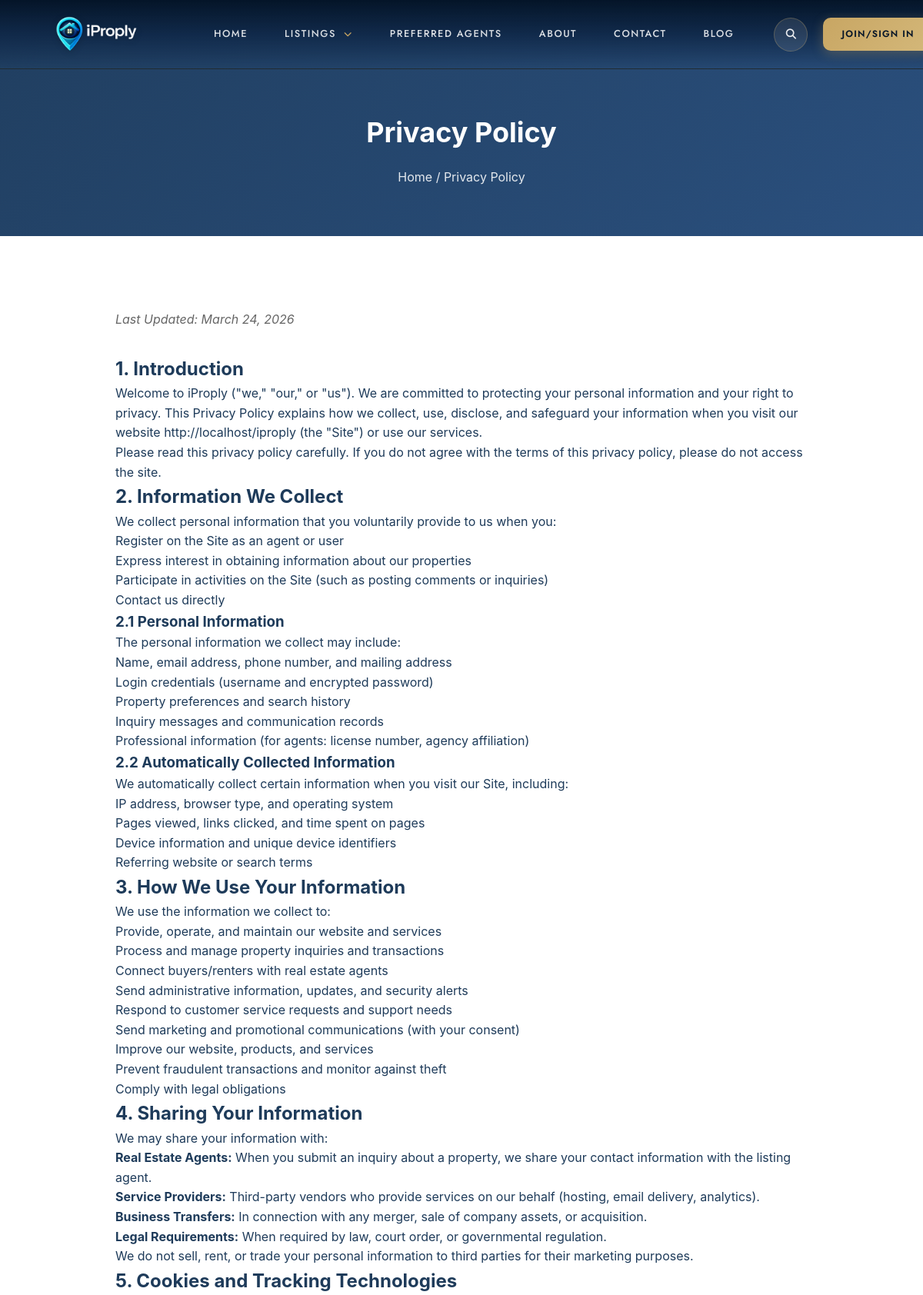
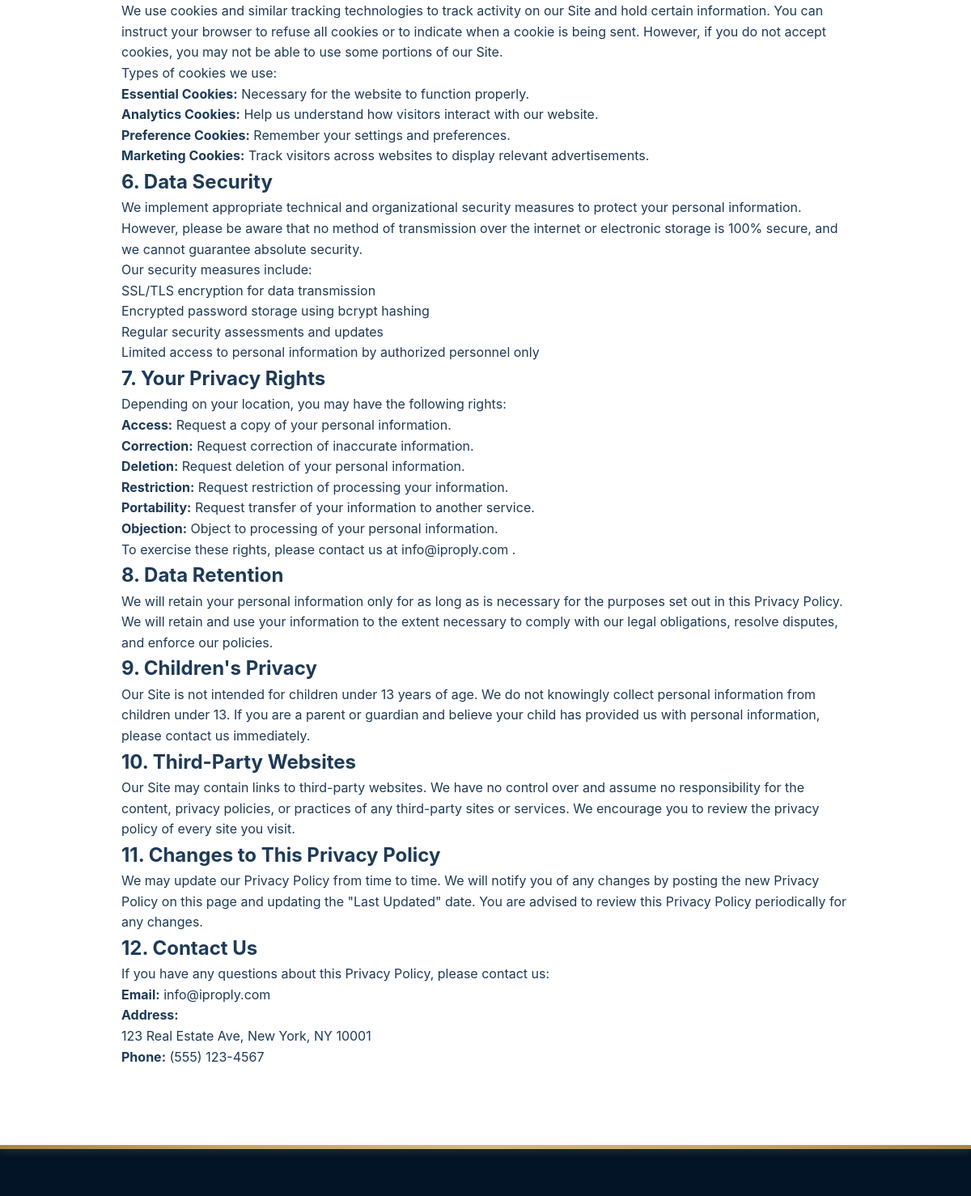
Page /privacy.php (upper part) on the committed database (2 pictures, top to bottom).
### tables this page shows
CREATE TABLE site_settings (
    id INT AUTO_INCREMENT PRIMARY KEY,
    site_name VARCHAR(255) NOT NULL DEFAULT 'iProply',
    site_tagline VARCHAR(500) DEFAULT 'Find Your Dream Home Today',
    site_email VARCHAR(255) DEFAULT 'info@iproply.com',
    site_phone VARCHAR(50) DEFAULT '(555) 123-4567',
    site_address TEXT,
    site_logo VARCHAR(255),
    smtp_host VARCHAR(255),
    smtp_port INT DEFAULT 587,
    smtp_username VARCHAR(255),
    smtp_password VARCHAR(255),
    smtp_encryption VARCHAR(20) DEFAULT 'tls',
    facebook_url VARCHAR(500),
    twitter_url VARCHAR(500),
    instagram_url VARCHAR(500),
    linkedin_url VARCHAR(500),
    meta_title VARCHAR(255),
    meta_description TEXT,
    meta_keywords TEXT,
    created_at TIMESTAMP DEFAULT CURRENT_TIMESTAMP,
    updated_at TIMESTAMP DEFAULT CURRENT_TIMESTAMP ON UPDATE CURRENT_TIMESTAMP
);

### config/config.php (called while the page is built, shortened)
<?php
function base_url($path = '') {
    return rtrim(APP_URL, '/') . '/' . ltrim($path, '/');
}
function sanitize($input) {
    return htmlspecialchars(trim($input ?? ''), ENT_QUOTES, 'UTF-8');
}

### includes/Database.php (called while the page is built, shortened)
<?php
class Database {
    private static $instance = null;
    private $pdo;
    private $stmt;
    private function __construct() {
        $dsn = "mysql:host=" . DB_HOST . ";dbname=" . DB_NAME . ";charset=" . DB_CHARSET;
        $options = [
            PDO::ATTR_ERRMODE => PDO::ERRMODE_EXCEPTION,
            PDO::ATTR_DEFAULT_FETCH_MODE => PDO::FETCH_ASSOC,
            PDO::ATTR_EMULATE_PREPARES => false,
            PDO::MYSQL_ATTR_INIT_COMMAND => "SET NAMES " . DB_CHARSET . " COLLATE utf8mb4_unicode_ci"
        ];
        try {
            $this->pdo = new PDO($dsn, DB_USER, DB_PASS, $options);
        } catch (PDOException $e) {
            $this->error = $e->getMessage();
            error_log("Database Connection Error: " . $this->error);
            if (APP_ENV === 'development') {
                die("Database Connection Error: " . $this->error);
            } else {
                die("A database error occurred. Please try again later.");
            }
        }
    }
    public static function getInstance() {
        if (self::$instance === null) {
            self::$instance = new self();
        }
        return self::$instance;
    }
    public function query($sql, $params = []) {
        $this->stmt = $this->pdo->prepare($sql);
        try {
            $this->stmt->execute($params);
            return $this;
        } catch (PDOException $e) {
            error_log("Query Error: " . $e->getMessage() . " | SQL: " . $sql);
            throw $e;
        }
    }
    public function fetchAll() {
        return $this->stmt->fetchAll();
    }
    public function select($table, $columns = '*', $where = '', $params = [], $orderBy = '', $limit = '') {
        $sql = "SELECT {$columns} FROM {$table}";
        if ($where) {
            $sql .= " WHERE {$where}";
        }
        if ($orderBy) {
            $sql .= " ORDER BY {$orderBy}";
        }
        if ($limit) {
            $sql .= " LIMIT {$limit}";
        }
        return $this->query($sql, $params)->fetchAll();
    }
    public function selectOne($table, $columns = '*', $where = '', $params = []) {
        $result = $this->select($table, $columns, $where, $params, '', 1);
        return $result ? $result[0] : null;
    }
}

### privacy.php (the view, shortened to what this page needs)
<?php
require_once 'config/config.php';
require_once 'includes/Database.php';
include 'partials/header.php';
?>
<section class="page-header">
    <div class="container">
        <h1>Privacy Policy</h1>
        <nav class="breadcrumb">
            <a href="<?php echo base_url(); ?>">Home</a>
            <span>/</span>
            <span>Privacy Policy</span>
        </nav>
    </div>
</section>
<section class="section">
    <div class="container">
        <div class="privacy-content" style="max-width: 900px; margin: 0 auto;">
            <p class="last-updated" style="color: var(--text-secondary); font-style: italic; margin-bottom: 2rem;">
                Last Updated: March 24, 2026
            </p>
            <div class="privacy-section">
                <h2>1. Introduction</h2>
                <p>
                    Welcome to <?php echo APP_NAME; ?> ("we," "our," or "us"). We are committed to protecting your personal information
                    and your right to privacy. This Privacy Policy explains how we collect, use, disclose, and safeguard your
                    information when you visit our website <?php echo APP_URL; ?> (the "Site") or use our services.
                </p>
                <p>
                    Please read this privacy policy carefully. If you do not agree with the terms of this privacy policy,
                    please do not access the site.
                </p>
            </div>
            <div class="privacy-section">
                <h2>2. Information We Collect</h2>
                <p>We collect personal information that you voluntarily provide to us when you:</p>
                <ul>
                    <li>Register on the Site as an agent or user</li>
                    <li>Express interest in obtaining information about our properties</li>
                    <li>Participate in activities on the Site (such as posting comments or inquiries)</li>
                    <li>Contact us directly</li>
                </ul>
                <h3>2.1 Personal Information</h3>
                <p>The personal information we collect may include:</p>
                <ul>
                    <li>Name, email address, phone number, and mailing address</li>
                    <li>Login credentials (username and encrypted password)</li>
                    <li>Property preferences and search history</li>
                    <li>Inquiry messages and communication records</li>
                    <li>Professional information (for agents: license number, agency affiliation)</li>
                </ul>
                <h3>2.2 Automatically Collected Information</h3>
                <p>We automatically collect certain information when you visit our Site, including:</p>
                <ul>
                    <li>IP address, browser type, and operating system</li>
                    <li>Pages viewed, links clicked, and time spent on pages</li>
                    <li>Device information and unique device identifiers</li>
                    <li>Referring website or search terms</li>
                </ul>
            </div>
            <div class="privacy-section">
                <h2>3. How We Use Your Information</h2>
                <p>We use the information we collect to:</p>
                <ul>
                    <li>Provide, operate, and maintain our website and services</li>
                    <li>Process and manage property inquiries and transactions</li>
                    <li>Connect buyers/renters with real estate agents</li>
                    <li>Send administrative information, updates, and security alerts</li>
                    <li>Respond to customer service requests and support needs</li>
                    <li>Send marketing and promotional communications (with your consent)</li>
                    <li>Improve our website, products, and services</li>
                    <li>Prevent fraudulent transactions and monitor against theft</li>
                    <li>Comply with legal obligations</li>
                </ul>
            </div>
            <div class="privacy-section">
                <h2>4. Sharing Your Information</h2>
                <p>We may share your information with:</p>
                <ul>
                    <li><strong>Real Estate Agents:</strong> When you submit an inquiry about a property, we share your contact information with the listing agent.</li>
                    <li><strong>Service Providers:</strong> Third-party vendors who provide services on our behalf (hosting, email delivery, analytics).</li>
                    <li><strong>Business Transfers:</strong> In connection with any merger, sale of company assets, or acquisition.</li>
                    <li><strong>Legal Requirements:</strong> When required by law, court order, or governmental regulation.</li>
                </ul>
                <p>We do not sell, rent, or trade your personal information to third parties for their marketing purposes.</p>
            </div>
            <div class="privacy-section">
                <h2>5. Cookies and Tracking Technologies</h2>
                <p>
                    We use cookies and similar tracking technologies to track activity on our Site and hold certain information.
                    You can instruct your browser to refuse all cookies or to indicate when a cookie is being sent. However,
                    if you do not accept cookies, you may not be able to use some portions of our Site.
                </p>
                <p>Types of cookies we use:</p>
                <ul>
                    <li><strong>Essential Cookies:</strong> Necessary for the website to function properly.</li>
                    <li><strong>Analytics Cookies:</strong> Help us understand how visitors interact with our website.</li>
                    <li><strong>Preference Cookies:</strong> Remember your settings and preferences.</li>
                    <li><strong>Marketing Cookies:</strong> Track visitors across websites to display relevant advertisements.</li>
                </ul>
            </div>
            <div class="privacy-section">
                <h2>6. Data Security</h2>
                <p>
                    We implement appropriate technical and organizational security measures to protect your personal information.
                    However, please be aware that no method of transmission over the internet or electronic storage is 100% secure,
                    and we cannot guarantee absolute security.
                </p>
                <p>Our security measures include:</p>
                <ul>
                    <li>SSL/TLS encryption for data transmission</li>
                    <li>Encrypted password storage using bcrypt hashing</li>
                    <li>Regular security assessments and updates</li>
                    <li>Limited access to personal information by authorized personnel only</li>
                </ul>
            </div>
            <div class="privacy-section">
                <h2>7. Your Privacy Rights</h2>
                <p>Depending on your location, you may have the following rights:</p>
                <ul>
                    <li><strong>Access:</strong> Request a copy of your personal information.</li>
                    <li><strong>Correction:</strong> Request correction of inaccurate information.</li>
                    <li><strong>Deletion:</strong> Request deletion of your personal information.</li>
                    <li><strong>Restriction:</strong> Request restriction of processing your information.</li>
                    <li><strong>Portability:</strong> Request transfer of your information to another service.</li>
                    <li><strong>Objection:</strong> Object to processing of your personal information.</li>
                </ul>
                <p>
                    To exercise these rights, please contact us at
                    <a href="mailto:<?php echo sanitize($siteSettings['site_email'] ?? 'privacy@iproply.com'); ?>">
                        <?php echo sanitize($siteSettings['site_email'] ?? 'privacy@iproply.com'); ?>
                    </a>.
                </p>
            </div>
            <div class="privacy-section">
                <h2>8. Data Retention</h2>
                <p>
                    We will retain your personal information only for as long as is necessary for the purposes set out in this
                    Privacy Policy. We will retain and use your information to the extent necessary to comply with our legal
                    obligations, resolve disputes, and enforce our policies.
                </p>
            </div>
            <div class="privacy-section">
                <h2>9. Children's Privacy</h2>
                <p>
                    Our Site is not intended for children under 13 years of age. We do not knowingly collect personal
                    information from children under 13. If you are a parent or guardian and believe your child has provided
                    us with personal information, please contact us immediately.
                </p>
            </div>
            <div class="privacy-section">
                <h2>10. Third-Party Websites</h2>
                <p>
                    Our Site may contain links to third-party websites. We have no control over and assume no responsibility
                    for the content, privacy policies, or practices of any third-party sites or services. We encourage you
                    to review the privacy policy of every site you visit.
                </p>
            </div>
            <div class="privacy-section">
                <h2>11. Changes to This Privacy Policy</h2>
                <p>
                    We may update our Privacy Policy from time to time. We will notify you of any changes by posting the new
                    Privacy Policy on this page and updating the "Last Updated" date. You are advised to review this Privacy
                    Policy periodically for any changes.
                </p>
            </div>
            <div class="privacy-section">
                <h2>12. Contact Us</h2>
                <p>If you have any questions about this Privacy Policy, please contact us:</p>
                <ul>
                    <li>
                        <strong>Email:</strong>
                        <a href="mailto:<?php echo sanitize($siteSettings['site_email'] ?? 'privacy@iproply.com'); ?>">
                            <?php echo sanitize($siteSettings['site_email'] ?? 'privacy@iproply.com'); ?>
                        </a>
                    </li>
                    <li>
                        <strong>Address:</strong><br>
                        <?php echo nl2br(sanitize($siteSettings['site_address'] ?? "iProply\n123 Real Estate Ave\nNew York, NY 10001")); ?>
                    </li>
                    <li>
                        <strong>Phone:</strong>
                        <a href="tel:<?php echo preg_replace('/[^0-9]/', '', $siteSettings['site_phone'] ?? ''); ?>">
                            <?php echo sanitize($siteSettings['site_phone'] ?? '(555) 123-4567'); ?>
                        </a>
                    </li>
                </ul>
            </div>
        </div>
    </div>
</section>
<?php
include 'partials/footer.php';
?>

### rows in the picture
site_settings: site_email "info@iproply.com", site_address "123 Real Estate Ave, New York, NY 10001", site_phone "(555) 123-4567"

### other values in the picture
APP_NAME "iProply"
APP_URL "http://localhost/iproply"
